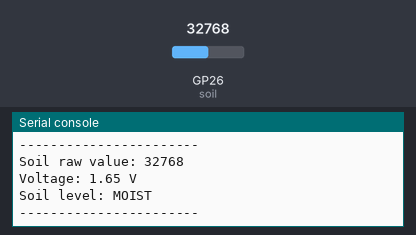
Simulated run of this program. Board: Raspberry Pi Pico running MicroPython. On the bench: the last lines printed to the serial console. Inputs (shaded band) come from the test bench; at power-on: GP26 (soil) = 32768 (analog values on the 0–65535 scale).

Above: at 1.2 s.
1.3 s: GP26 (soil) set to 45874
At 2.7 s:
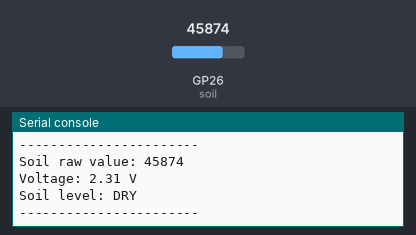
4.3 s: GP26 (soil) set to 57670
At 5.8 s:
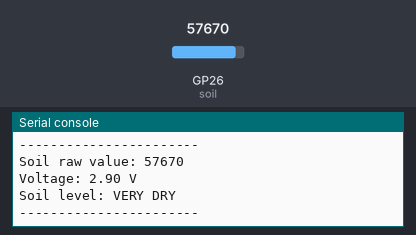
7.3 s: GP26 (soil) set to 65535
At 8.8 s:
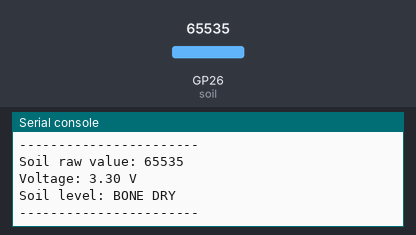
10.3 s: GP26 (soil) set to 19660
At 11.8 s:
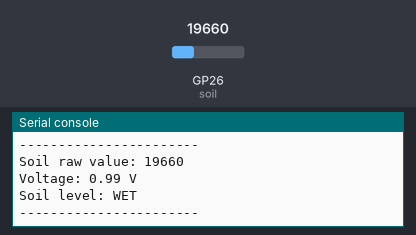
13.3 s: GP26 (soil) set to 7864
At 14.8 s:
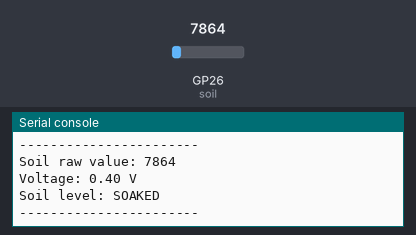
Timing chart, 0 to 16.3 s (numbered marks = the images above; inputs shaded):
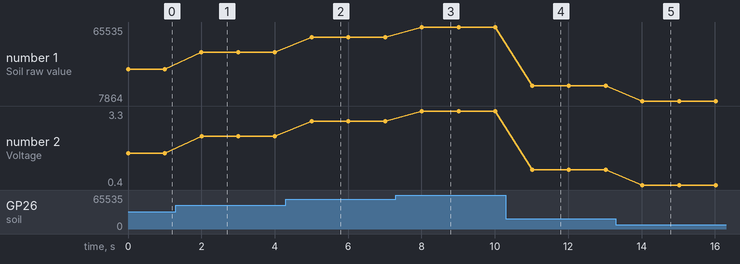

The program:

soil-moisture.py
```python
from machine import ADC
import time

soil = ADC(26)

# Calibrate THESE using your own measurements
AIR = 65000       # sensor in air (dry)
DRY_SOIL = 50000
MOIST_SOIL = 38000
WET_SOIL = 26000
WATER = 15000     # sensor in water

def soil_level(raw):
    if raw > AIR:
        return "BONE DRY"
    elif raw > DRY_SOIL:
        return "VERY DRY"
    elif raw > MOIST_SOIL:
        return "DRY"
    elif raw > WET_SOIL:
        return "MOIST"
    elif raw > WATER:
        return "WET"
    else:
        return "SOAKED"

def read_avg(adc, samples=10):
    return sum(adc.read_u16() for _ in range(samples)) // samples

while True:
    raw = read_avg(soil)
    voltage = raw * 3.3 / 65535
    level = soil_level(raw)

    print(f"Soil raw value: {raw}")
    print(f"Voltage: {voltage:.2f} V")
    print(f"Soil level: {level}")
    print("-----------------------")

    time.sleep(1)
```

Measured:
- after the input at 1.3 s, the serial console: prints a new line after 0.70 s (image 1)
- after the input at 4.3 s, the serial console: prints a new line after 0.71 s (image 2)
- after the input at 7.3 s, the serial console: prints a new line after 0.71 s (image 3)
- after the input at 10.3 s, the serial console: prints a new line after 0.71 s (image 4)
- after the input at 13.3 s, the serial console: prints a new line after 0.72 s (image 5)
- plotted number 1: 32768 → 45874 after the input at 1.3 s, 45874 → 57670 after the input at 4.3 s, 57670 → 65535 after the input at 7.3 s, 65535 → 19660 after the input at 10.3 s, 19660 → 7864 after the input at 13.3 s
- plotted number 2: 1.65 → 2.31 after the input at 1.3 s, 2.31 → 2.9 after the input at 4.3 s, 2.9 → 3.3 after the input at 7.3 s, 3.3 → 0.99 after the input at 10.3 s, 0.99 → 0.4 after the input at 13.3 s
